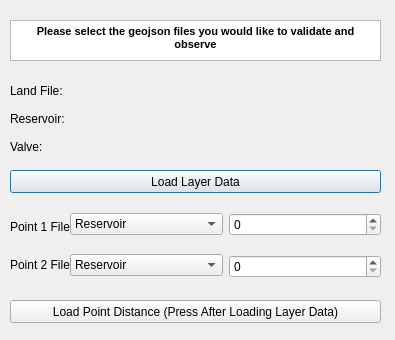
<?xml version="1.0" encoding="UTF-8"?>
<ui version="4.0">
 <class>FeatureViewerDialogBase</class>
 <widget class="QDialog" name="FeatureViewerDialogBase">
  <property name="geometry">
   <rect>
    <x>0</x>
    <y>0</y>
    <width>395</width>
    <height>340</height>
   </rect>
  </property>
  <property name="windowTitle">
   <string>Feature Viewer and Validator</string>
  </property>
  <widget class="QTextEdit" name="textEdit">
   <property name="geometry">
    <rect>
     <x>10</x>
     <y>20</y>
     <width>371</width>
     <height>41</height>
    </rect>
   </property>
   <property name="html">
    <string>&lt;!DOCTYPE HTML PUBLIC &quot;-//W3C//DTD HTML 4.0//EN&quot; &quot;http://www.w3.org/TR/REC-html40/strict.dtd&quot;&gt;
&lt;html&gt;&lt;head&gt;&lt;meta name=&quot;qrichtext&quot; content=&quot;1&quot; /&gt;&lt;style type=&quot;text/css&quot;&gt;
p, li { white-space: pre-wrap; }
&lt;/style&gt;&lt;/head&gt;&lt;body style=&quot; font-family:'MS Shell Dlg 2'; font-size:8pt; font-weight:400; font-style:normal;&quot;&gt;
&lt;p align=&quot;center&quot; style=&quot; margin-top:0px; margin-bottom:0px; margin-left:0px; margin-right:0px; -qt-block-indent:0; text-indent:0px;&quot;&gt;&lt;span style=&quot; font-weight:600;&quot;&gt;Please select the geojson files you would like to validate and observe&lt;/span&gt;&lt;/p&gt;&lt;/body&gt;&lt;/html&gt;</string>
   </property>
  </widget>
  <widget class="QPushButton" name="InputDataPushButton">
   <property name="geometry">
    <rect>
     <x>10</x>
     <y>170</y>
     <width>371</width>
     <height>23</height>
    </rect>
   </property>
   <property name="text">
    <string>Load Layer Data</string>
   </property>
  </widget>
  <widget class="QPushButton" name="LoadPointDistanceStart">
   <property name="geometry">
    <rect>
     <x>10</x>
     <y>300</y>
     <width>371</width>
     <height>23</height>
    </rect>
   </property>
   <property name="text">
    <string>Load Point Distance (Press After Loading Layer Data)</string>
   </property>
  </widget>
  <widget class="QWidget" name="layoutWidget">
   <property name="geometry">
    <rect>
     <x>10</x>
     <y>80</y>
     <width>371</width>
     <height>78</height>
    </rect>
   </property>
   <layout class="QHBoxLayout" name="horizontalLayout_3">
    <item>
     <layout class="QVBoxLayout" name="verticalLayout">
      <property name="rightMargin">
       <number>12</number>
      </property>
      <item>
       <widget class="QLabel" name="label">
        <property name="text">
         <string>Land File:</string>
        </property>
       </widget>
      </item>
      <item>
       <widget class="QLabel" name="label_2">
        <property name="text">
         <string>Reservoir:</string>
        </property>
       </widget>
      </item>
      <item>
       <widget class="QLabel" name="label_3">
        <property name="text">
         <string>Valve:</string>
        </property>
       </widget>
      </item>
     </layout>
    </item>
    <item>
     <layout class="QHBoxLayout" name="horizontalLayout_2">
      <property name="spacing">
       <number>6</number>
      </property>
      <property name="leftMargin">
       <number>0</number>
      </property>
      <item>
       <layout class="QHBoxLayout" name="horizontalLayout"/>
      </item>
      <item>
       <layout class="QVBoxLayout" name="verticalLayout_2">
        <item>
         <widget class="QgsFileWidget" name="mQgsFileWidget_Land_File"/>
        </item>
        <item>
         <widget class="QgsFileWidget" name="mQgsFileWidget_Reservoir"/>
        </item>
        <item>
         <widget class="QgsFileWidget" name="mQgsFileWidget_Valve"/>
        </item>
       </layout>
      </item>
     </layout>
    </item>
   </layout>
  </widget>
  <widget class="QWidget" name="layoutWidget">
   <property name="geometry">
    <rect>
     <x>70</x>
     <y>200</y>
     <width>311</width>
     <height>91</height>
    </rect>
   </property>
   <layout class="QHBoxLayout" name="horizontalLayout_4">
    <item>
     <layout class="QVBoxLayout" name="verticalLayout_3">
      <property name="spacing">
       <number>6</number>
      </property>
      <item>
       <widget class="QComboBox" name="PointOneComboBox">
        <item>
         <property name="text">
          <string>Reservoir</string>
         </property>
        </item>
        <item>
         <property name="text">
          <string>Valve</string>
         </property>
        </item>
       </widget>
      </item>
      <item>
       <widget class="QComboBox" name="PointTwoComboBox">
        <item>
         <property name="text">
          <string>Reservoir</string>
         </property>
        </item>
        <item>
         <property name="text">
          <string>Valve</string>
         </property>
        </item>
       </widget>
      </item>
     </layout>
    </item>
    <item>
     <layout class="QVBoxLayout" name="verticalLayout_4">
      <item>
       <widget class="QgsSpinBox" name="PointOneScroll">
        <property name="maximum">
         <number>1000</number>
        </property>
       </widget>
      </item>
      <item>
       <widget class="QgsSpinBox" name="PointTwoScroll">
        <property name="maximum">
         <number>1000</number>
        </property>
       </widget>
      </item>
     </layout>
    </item>
   </layout>
  </widget>
  <widget class="QWidget" name="layoutWidget">
   <property name="geometry">
    <rect>
     <x>10</x>
     <y>210</y>
     <width>60</width>
     <height>71</height>
    </rect>
   </property>
   <layout class="QVBoxLayout" name="verticalLayout_5">
    <property name="spacing">
     <number>4</number>
    </property>
    <item>
     <widget class="QLabel" name="label_8">
      <property name="text">
       <string>Point 1 File:</string>
      </property>
     </widget>
    </item>
    <item>
     <widget class="QLabel" name="label_7">
      <property name="text">
       <string>Point 2 File:</string>
      </property>
     </widget>
    </item>
   </layout>
  </widget>
 </widget>
 <customwidgets>
  <customwidget>
   <class>QgsFileWidget</class>
   <extends>QWidget</extends>
   <header>qgsfilewidget.h</header>
  </customwidget>
  <customwidget>
   <class>QgsSpinBox</class>
   <extends>QSpinBox</extends>
   <header>qgsspinbox.h</header>
  </customwidget>
 </customwidgets>
 <resources/>
 <connections/>
</ui>
